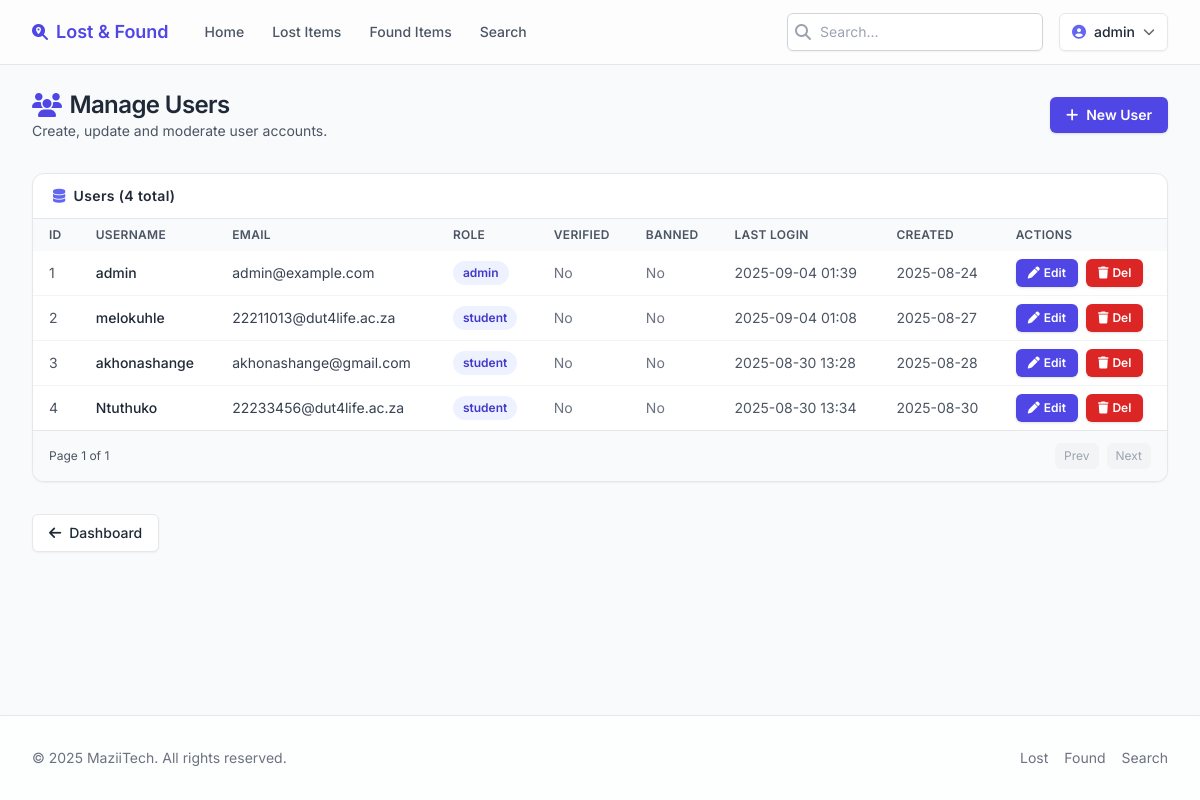
The app's page /admin/users (signed in), older data.
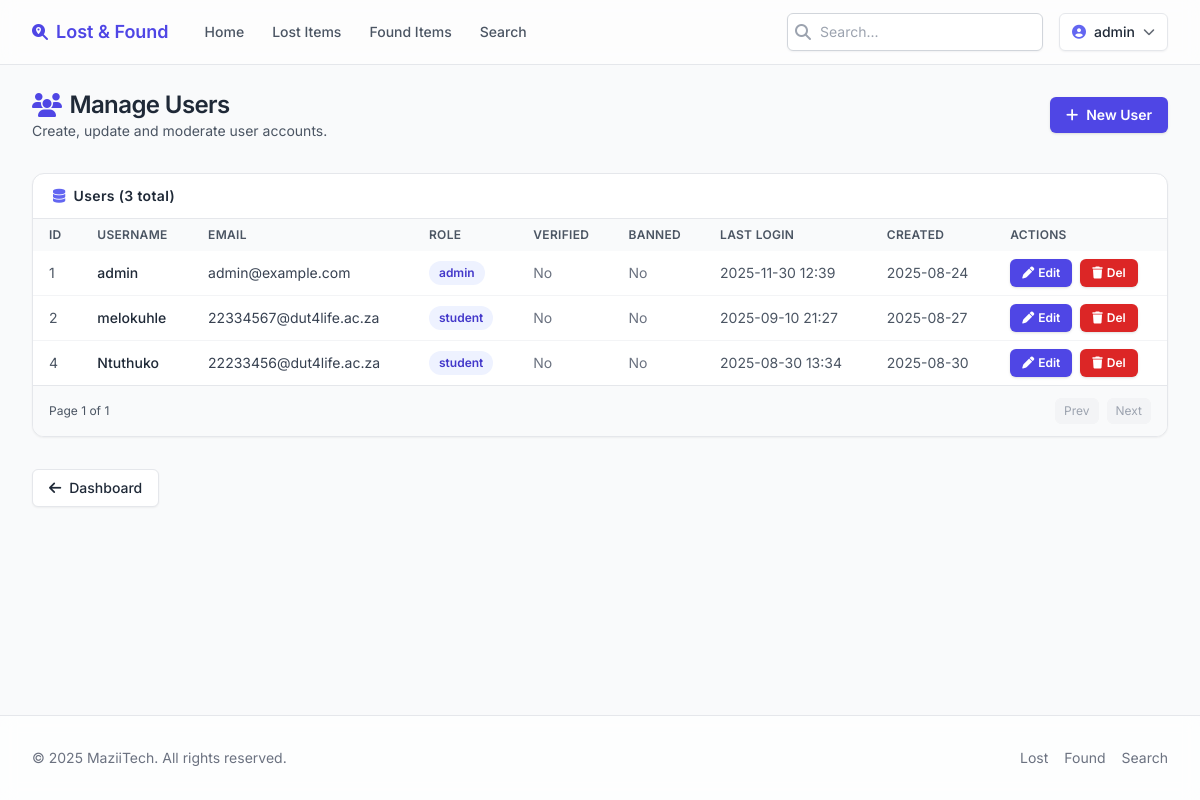
The same page, newer data.
### models.py (models this page shows, shortened)
class User(UserMixin, db.Model):
    __tablename__ = 'users'
    id = db.Column(db.Integer, primary_key=True)
    username = db.Column(db.String(80), unique=True, nullable=False)
    email = db.Column(db.String(120), unique=True, nullable=False)
    password_hash = db.Column(db.String(255), nullable=False)
    role = db.Column(db.String(20), default='student')  # 'student' or 'admin'
    is_verified = db.Column(db.Boolean, default=False)
    is_banned = db.Column(db.Boolean, default=False)
    created_at = db.Column(db.DateTime, default=db.func.current_timestamp())
    last_login = db.Column(db.DateTime, nullable=True)

### app.py (the view)
@app.route('/admin/users')
@login_required
@admin_required
def admin_users():
    page = request.args.get('page', 1, type=int)
    users = User.query.paginate(page=page, per_page=20, error_out=False)
    delete_forms = {user.id: DeleteUserForm() for user in users.items}
    return render_template('admin_users.html',
                         title='Manage Users',
                         users=users,
                         delete_forms=delete_forms)

### forms.py
class DeleteUserForm(FlaskForm):
    submit = SubmitField('Delete')

### __init__.py (called while the page is built)
def create_app():
    app = Flask(__name__)
    app.config.from_object(Config)
    db.init_app(app)
    login_manager.init_app(app)
    login_manager.login_view = 'login'
    login_manager.login_message = 'Please log in to access this page.'
    @login_manager.user_loader
    def load_user(user_id):
        from models import User
        return User.query.get(int(user_id))
    with app.app_context():
        import models
        db.create_all()
        from models import User
        admin_user = User.query.filter_by(username='admin').first()
        if not admin_user:
            admin_user = User(username='admin', email='admin@example.com', role='admin')
            admin_user.set_password('admin123')
            db.session.add(admin_user)
            db.session.commit()
    return app

### templates/admin_users.html (shortened to what the changed rows need)
{% extends "base.html" %}
{% block content %}
<div class="space-y-8">
    <div class="flex flex-col gap-3 md:flex-row md:items-center md:justify-between">
        <div>
            <h1 class="text-2xl font-semibold tracking-tight flex items-center gap-2"><i class="fas fa-users text-primary-600"></i><span>Manage Users</span></h1>
        </div>
    </div>
    <div class="rounded-xl border border-gray-200 bg-white shadow-sm overflow-hidden">
        <div class="flex items-center justify-between border-b px-5 py-3">
            <h2 class="text-sm font-semibold tracking-wide flex items-center gap-2"><i class="fas fa-database text-primary-500"></i>Users ({{ users.total }} total)</h2>
        </div>
        <div class="overflow-x-auto">
            {% if users.items %}
            <table class="min-w-full text-sm">
                <thead class="bg-gray-50 text-left text-xs uppercase tracking-wide text-gray-600">
                    <tr>
                        <th class="px-4 py-2 font-semibold">ID</th>
                        <th class="px-4 py-2 font-semibold">Username</th>
                        <th class="px-4 py-2 font-semibold">Email</th>
                        <th class="px-4 py-2 font-semibold">Role</th>
                        <th class="px-4 py-2 font-semibold">Verified</th>
                        <th class="px-4 py-2 font-semibold">Banned</th>
                        <th class="px-4 py-2 font-semibold">Last Login</th>
                        <th class="px-4 py-2 font-semibold">Created</th>
                        <th class="px-4 py-2 font-semibold">Actions</th>
                    </tr>
                </thead>
                <tbody class="divide-y divide-gray-100">
                    {% for user in users.items %}
                    <tr class="hover:bg-gray-50/70">
                        <td class="px-4 py-2 text-gray-600">{{ user.id }}</td>
                        <td class="px-4 py-2 font-medium text-gray-800">{{ user.username }}</td>
                        <td class="px-4 py-2 text-gray-700">{{ user.email }}</td>
                        <td class="px-4 py-2">
                            <span class="inline-flex rounded-full bg-primary-50 px-2.5 py-1 text-xs font-semibold text-primary-700">{{ user.role }}</span>
                        </td>
                        <td class="px-4 py-2">{% if user.is_verified %}<span class="text-emerald-600 font-medium">Yes</span>{% else %}<span class="text-gray-500">No</span>{% endif %}</td>
                        <td class="px-4 py-2">{% if user.is_banned %}<span class="text-red-600 font-medium">Yes</span>{% else %}<span class="text-gray-500">No</span>{% endif %}</td>
                        <td class="px-4 py-2 text-gray-600">{{ user.last_login.strftime('%Y-%m-%d %H:%M') if user.last_login else 'Never' }}</td>
                        <td class="px-4 py-2 text-gray-600">{{ user.created_at.strftime('%Y-%m-%d') }}</td>
                        <td class="px-4 py-2">
                            <div class="flex items-center gap-2">
                                <a href="{{ url_for('admin_edit_user', user_id=user.id) }}" class="inline-flex items-center rounded-md bg-indigo-600 px-3 py-1.5 text-xs font-semibold text-white shadow hover:bg-indigo-700"><i class="fas fa-pen mr-1"></i>Edit</a>
                                <form method="POST" action="{{ url_for('admin_delete_user', user_id=user.id) }}" onsubmit="return confirm('Delete this user?');">
                                    <button type="submit" class="inline-flex items-center rounded-md bg-red-600 px-3 py-1.5 text-xs font-semibold text-white shadow hover:bg-red-700"><i class="fas fa-trash mr-1"></i>Del</button>
                                </form>
                            </div>
                        </td>
                    </tr>
                    {% endfor %}
                </tbody>
            </table>
            {% else %}
            <p class="p-6 text-center text-sm text-gray-500">No users found.</p>
            {% endif %}
        </div>
    </div>
</div>
{% endblock %}

### templates/base.html (shortened to what the changed rows need)
<!DOCTYPE html>
<html lang="en" class="h-full">
<head>
    <script src="https://cdn.tailwindcss.com?plugins=forms,typography,aspect-ratio"></script>
    <link rel="stylesheet" href="https://cdnjs.cloudflare.com/ajax/libs/font-awesome/6.4.0/css/all.min.css" />
</head>
<body class="min-h-full bg-gray-50 text-gray-800 flex flex-col">
    <header class="sticky top-0 z-40 border-b bg-white/80 backdrop-blur supports-[backdrop-filter]:bg-white/60">
        <div class="max-w-7xl mx-auto px-4 sm:px-6 lg:px-8">
            <div class="flex h-16 items-center justify-between gap-4">
                <div class="flex items-center gap-4">
                    {% if current_user.is_authenticated %}
                        <div class="relative" id="user-menu-wrapper">
                            <button id="user-menu-button" type="button" class="flex items-center gap-2 rounded-md border border-gray-200 bg-white px-3 py-2 text-sm font-medium shadow-sm hover:bg-gray-50 focus:outline-none focus:ring-2 focus:ring-primary-500">
                                <i class="fas fa-user-circle text-primary-500"></i>
                                <span class="hidden sm:inline">{{ current_user.username }}</span>
                                <i class="fas fa-chevron-down text-xs opacity-70"></i>
                            </button>
                        </div>
                    {% else %}
                        <a href="{{ url_for('login') }}" class="rounded-md bg-primary-600 px-4 py-2 text-sm font-semibold text-white shadow hover:bg-primary-700 focus:outline-none focus:ring-2 focus:ring-primary-500">Login</a>
                    {% endif %}
                </div>
            </div>
        </div>
    </header>
    <main class="flex-1 w-full max-w-7xl mx-auto px-4 sm:px-6 lg:px-8 py-6">
        {% block content %}{% endblock %}
    </main>
</body>
</html>

Row changes from the older to the newer data that the page shows:
removed User: id "3", username "akhonashange", email "akhonashange@gmail.com", role "student", is_verified "No", is_banned "No", last_login "2025-08-30 13:28", created_at "2025-08-28"
changed User "admin": last_login "2025-09-04 01:39" → "2025-11-30 12:39"
changed User "melokuhle": email "22211013@dut4life.ac.za" → "22334567@dut4life.ac.za"; last_login "2025-09-04 01:08" → "2025-09-10 21:27"
Text that changed along with them:
{{ users.total }}: "4" → "3"
